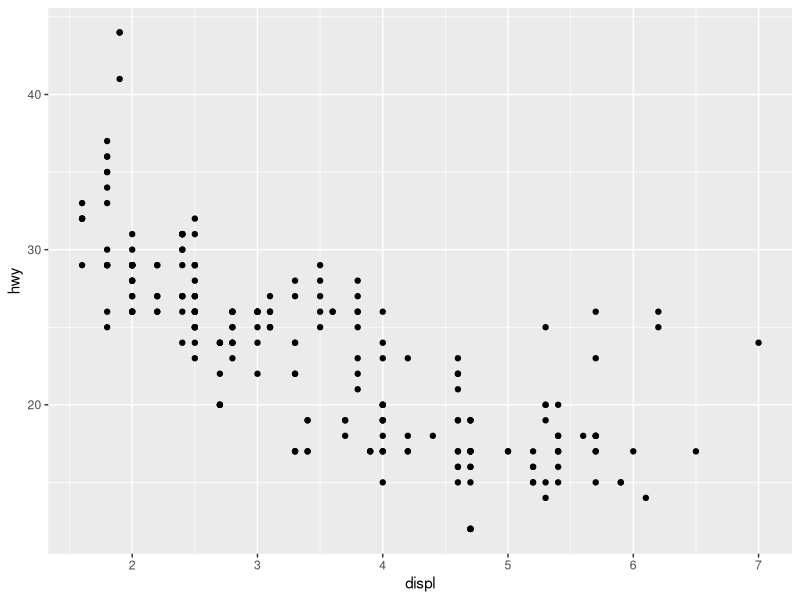
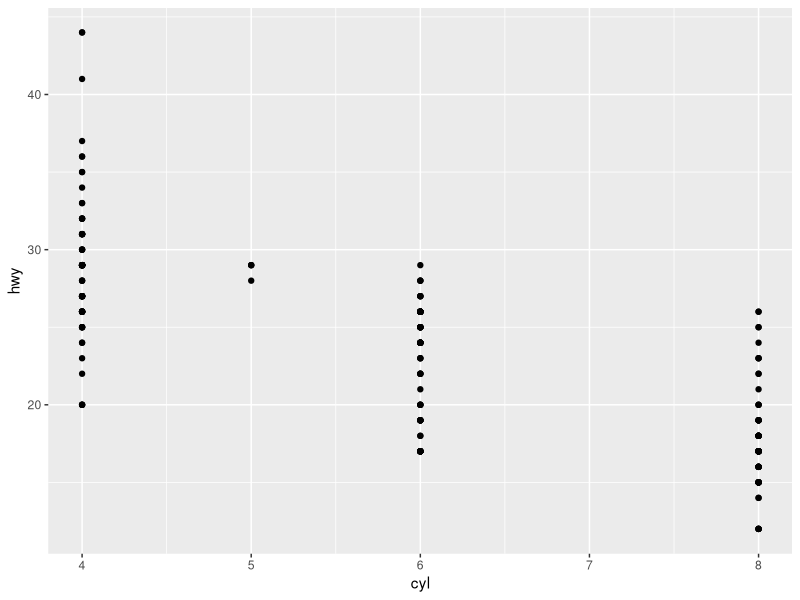
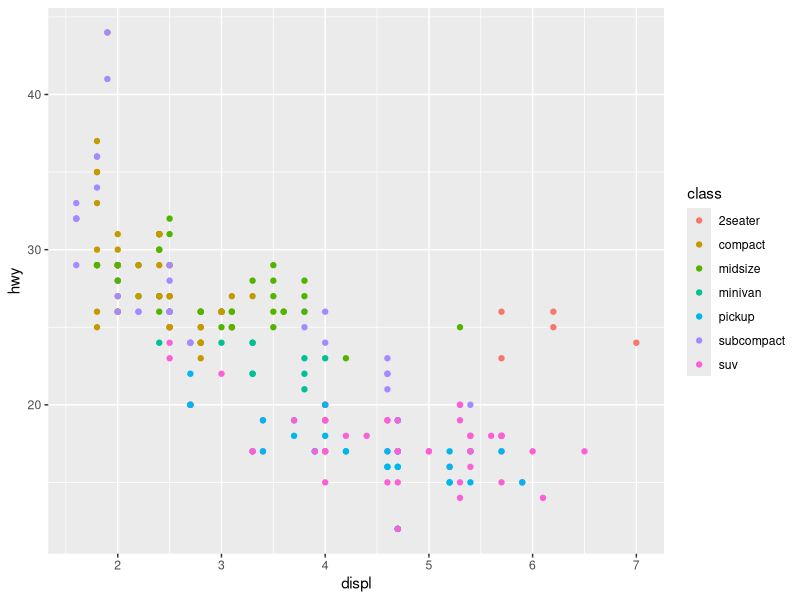
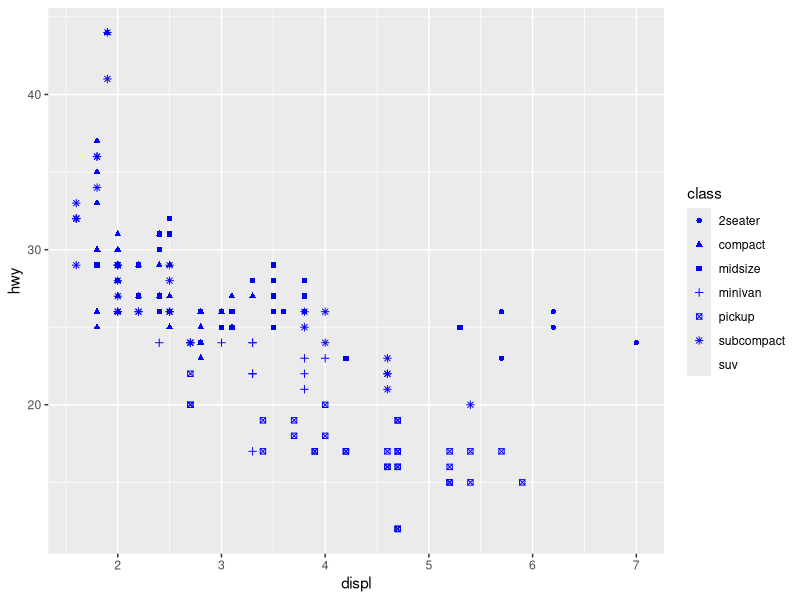
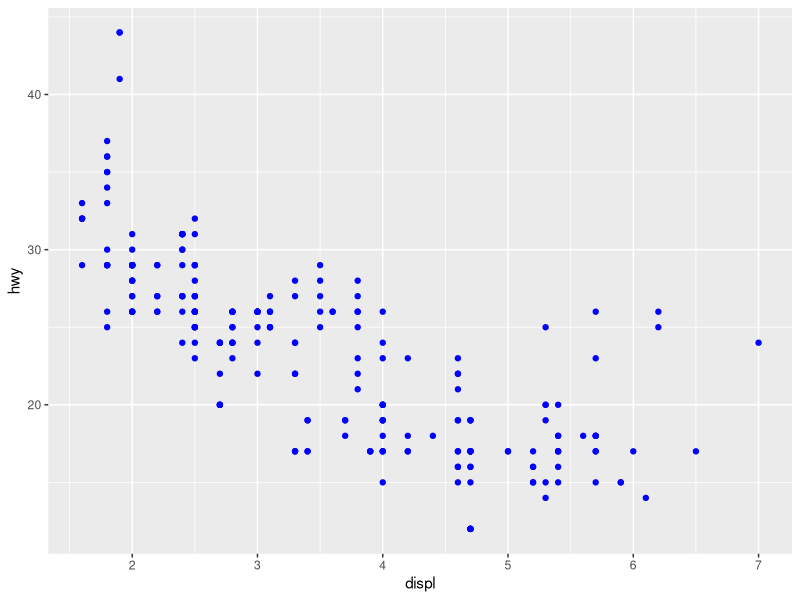

Write the R code that produced these figures, in order. (Note: this script raises an error after producing the figures.)


library(tidyverse)
data = ggplot2::mpg
head(data)
ggplot(data = ggplot2::mpg) + geom_point(mapping = aes(x = displ, y = hwy))
#https://www.maths.usyd.edu.au/u/UG/SM/STAT3022/r/current/Misc/data-visualization-2.1.pdf
#http://web.mit.edu/hackl/www/lab/turkshop/slides/r-cheatsheet.pdf

# ?mpg
nrow(mtcars)  #count of number of riawa
ggplot(data = ggplot2::mpg) + geom_point(mapping = aes(x = cyl, y = hwy))
ggplot(data = ggplot2::mpg) + geom_point(mapping = aes(x = displ, y = hwy, color = class))
ggplot(data = ggplot2::mpg) + geom_point(mapping = aes(x = displ, y = hwy, shape = class) , colour = "blue")

ggplot(data = ggplot2::mpg) + geom_point(mapping = aes(x = displ, y = hwy), colour = "blue")
ggplot(data = ggplot2::mpg) + geom_point(mapping = aes(x = displ, y = hwy, color = cyl, shape = cyl))
#map variables to multiple
ggplot(data = ggplot2::mpg) + geom_point(mapping = aes(x = displ, y = hwy, color = cyl, shape = class, size = class))
ggplot(data = ggplot2::mpg) + geom_point(mapping = aes(x = displ, y = hwy, color = displ < 5, stroke =5))

#get a count of a categoryggplot(data) + geom_point(mapping = aes(x = displ, y = hwy), position="jitter")
data %>% count(class)

#facet wraps:
ggplot(data = ggplot2::mpg) + geom_point(mapping = aes(x = displ, y = hwy)) + facet_wrap(~ class, nrow =3)
#and with 3 variables at once
ggplot(data = ggplot2::mpg) + geom_point(mapping = aes(x = displ, y = hwy)) + facet_wrap(drv ~ cyl)

#and as a grdi
ggplot(data = ggplot2::mpg) + geom_point(mapping = aes(x = displ, y = hwy)) + facet_grid(drv ~ cyl)
#and all vatiables
ggplot(data = ggplot2::mpg) + geom_point(mapping = aes(x = displ, y = hwy)) + facet_grid(. ~ cyl)


#smoothing data and seeing different elements on same chart
ggplot(data = ggplot2::mpg) + geom_smooth(mapping = aes(x = displ, y = hwy, linetype = drv))
#can u aes to get local e.g. colouring for geom_point 
ggplot(data = ggplot2::mpg, mapping = aes(x = displ, y = hwy)) + geom_point(mapping = aes(color=class)) + geom_smooth()
ggplot(data, mapping = aes(x = displ, y = hwy, color = class)) + geom_boxplot()
#without the Std err
ggplot(data, mapping = aes(x = displ, y = hwy, color = drv)) + geom_point() + geom_smooth(se = FALSE)

ggplot(data, mapping = aes(x = displ, y = hwy, group = drv, colour = drv)) + geom_point() + geom_smooth(se = FALSE)
ggplot(data, mapping = aes(x = displ, y = hwy)) + geom_point(aes(color=drv)) + geom_smooth(se = FALSE)

#to plot all points
ggplot(data) + geom_point(mapping = aes(x = displ, y = hwy), position="jitter")